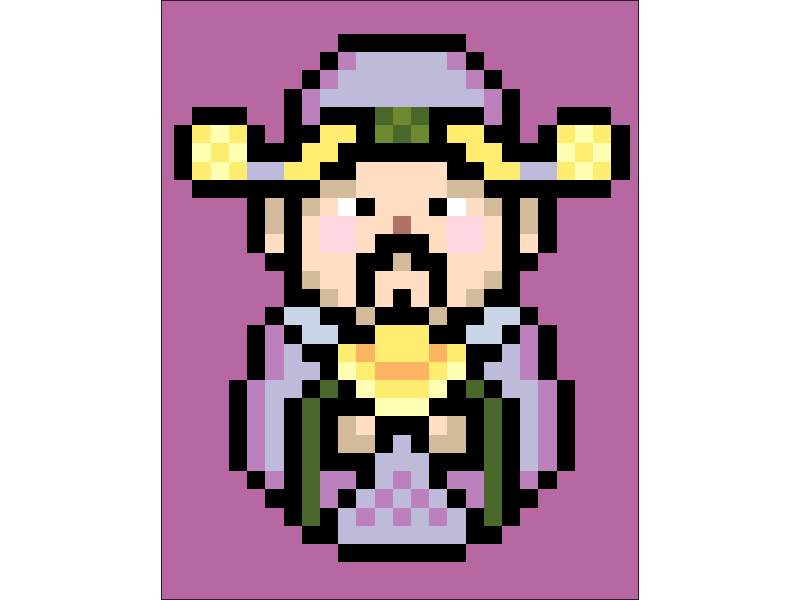

Write the R code that produced this figure. (Note: this script raises an error after producing the figure.)
library(reshape2)
library(ggplot2)

data <- structure(c(0L, 0L, 0L, 0L, 0L, 1L, 1L, 1L, 0L, 0L, 0L, 0L, 0L, 0L, 0L, 
                    0L, 0L, 0L, 0L, 0L, 0L, 0L, 0L, 0L, 0L, 0L, 0L, 0L, 0L, 0L, 
                    0L, 0L, 0L, 1L, 2L, 3L, 2L, 1L, 0L, 0L, 0L, 0L, 0L, 0L, 0L, 
                    0L, 0L, 0L, 0L, 0L, 0L, 0L, 0L, 0L, 0L, 0L, 0L, 0L, 0L, 0L, 
                    0L, 0L, 1L, 3L, 2L, 3L, 1L, 0L, 0L, 0L, 0L, 0L, 0L, 0L, 0L, 
                    0L, 0L, 0L, 0L, 0L, 0L, 0L, 0L, 0L, 0L, 0L, 0L, 0L, 0L, 0L, 
                    0L, 1L, 2L, 3L, 2L, 1L, 0L, 0L, 0L, 0L, 0L, 0L, 0L, 0L, 0L, 
                    0L, 1L, 1L, 1L, 1L, 1L, 0L, 0L, 0L, 0L, 0L, 0L, 0L, 0L, 0L, 
                    0L, 1L, 1L, 4L, 1L, 1L, 1L, 1L, 0L, 0L, 0L, 0L, 1L, 1L, 1L, 
                    5L, 5L, 5L, 5L, 5L, 1L, 0L, 0L, 0L, 0L, 0L, 0L, 0L, 0L, 0L, 
                    0L, 1L, 4L, 1L, 9L, 9L, 8L, 1L, 0L, 0L, 1L, 5L, 5L, 5L, 4L, 
                    4L, 4L, 4L, 4L, 5L, 1L, 0L, 0L, 0L, 0L, 0L, 0L, 1L, 1L, 1L, 
                    1L, 2L, 1L, 1L, 1L, 1L, 1L, 1L, 1L, 14L, 1L, 4L, 4L, 4L, 1L, 
                    1L, 1L, 1L, 1L, 1L, 1L, 0L, 0L, 0L, 0L, 1L, 5L, 5L, 1L, 2L, 
                    2L, 1L, 9L, 8L, 8L, 8L, 9L, 1L, 14L, 14L, 1L, 4L, 1L, 7L, 
                    7L, 7L, 7L, 7L, 7L, 7L, 1L, 0L, 0L, 1L, 5L, 4L, 1L, 2L, 2L, 
                    1L, 9L, 8L, 11L, 11L, 8L, 8L, 9L, 1L, 14L, 1L, 1L, 7L, 1L, 
                    1L, 1L, 1L, 5L, 5L, 1L, 1L, 0L, 1L, 5L, 4L, 4L, 1L, 2L, 1L, 
                    1L, 9L, 10L, 11L, 11L, 8L, 8L, 8L, 1L, 1L, 2L, 3L, 1L, 1L, 
                    9L, 9L, 1L, 5L, 1L, 4L, 4L, 1L, 1L, 4L, 4L, 4L, 1L, 1L, 1L, 
                    8L, 8L, 1L, 8L, 8L, 1L, 1L, 1L, 9L, 1L, 13L, 2L, 3L, 1L, 8L, 
                    9L, 1L, 1L, 4L, 5L, 4L, 1L, 1L, 4L, 4L, 4L, 7L, 6L, 1L, 8L, 
                    8L, 8L, 8L, 1L, 1L, 8L, 8L, 1L, 2L, 2L, 13L, 2L, 3L, 1L, 1L, 
                    4L, 4L, 5L, 4L, 4L, 1L, 1L, 4L, 4L, 4L, 6L, 7L, 1L, 8L, 8L, 
                    8L, 12L, 1L, 9L, 8L, 1L, 1L, 2L, 2L, 13L, 2L, 3L, 1L, 4L, 
                    4L, 5L, 4L, 5L, 4L, 1L, 1L, 4L, 4L, 4L, 7L, 6L, 1L, 8L, 8L, 
                    8L, 8L, 1L, 1L, 8L, 8L, 1L, 2L, 2L, 13L, 2L, 3L, 1L, 1L, 4L, 
                    4L, 5L, 4L, 4L, 1L, 1L, 4L, 4L, 4L, 1L, 1L, 1L, 8L, 8L, 1L, 
                    8L, 8L, 1L, 1L, 1L, 9L, 1L, 13L, 2L, 3L, 1L, 8L, 9L, 1L, 1L, 
                    4L, 5L, 4L, 1L, 1L, 5L, 4L, 4L, 1L, 2L, 1L, 1L, 9L, 10L, 
                    11L, 11L, 8L, 8L, 8L, 1L, 1L, 2L, 3L, 1L, 1L, 9L, 9L, 1L, 
                    5L, 1L, 4L, 4L, 1L, 0L, 1L, 5L, 4L, 1L, 2L, 2L, 1L, 9L, 8L,
                    11L, 11L, 8L, 8L, 9L, 1L, 14L, 1L, 1L, 7L, 1L, 1L, 1L, 1L, 
                    5L, 5L, 1L, 1L, 0L, 0L, 0L, 1L, 5L, 5L, 1L, 2L, 2L, 1L, 9L, 
                    8L, 8L, 8L, 9L, 1L, 14L, 14L, 1L, 4L, 1L, 7L, 7L, 7L, 7L, 
                    7L, 7L, 7L, 1L, 0L, 0L, 0L, 0L, 1L, 1L, 1L, 1L, 2L, 1L, 1L, 
                    1L, 1L, 1L, 1L, 1L, 14L, 1L, 4L, 4L, 4L, 1L, 1L, 1L, 1L, 1L, 
                    1L, 1L, 0L, 0L, 0L, 0L, 0L, 0L, 0L, 0L, 1L, 4L, 1L, 9L, 9L, 
                    8L, 1L, 0L, 0L, 1L, 5L, 5L, 5L, 4L, 4L, 4L, 4L, 4L, 5L, 1L, 
                    0L, 0L, 0L, 0L, 0L, 0L, 0L, 0L, 1L, 1L, 4L, 1L, 1L, 1L, 1L, 
                    0L, 0L, 0L, 0L, 1L, 1L, 1L, 5L, 5L, 5L, 5L, 5L, 1L, 0L, 0L, 
                    0L, 0L, 0L, 0L, 0L, 0L, 1L, 2L, 3L, 2L, 1L, 0L, 0L, 0L, 0L, 
                    0L, 0L, 0L, 0L, 0L, 0L, 1L, 1L, 1L, 1L, 1L, 0L, 0L, 0L, 0L, 
                    0L, 0L, 0L, 0L, 0L, 1L, 3L, 2L, 3L, 1L, 0L, 0L, 0L, 0L, 0L, 
                    0L, 0L, 0L, 0L, 0L, 0L, 0L, 0L, 0L, 0L, 0L, 0L, 0L, 0L, 0L, 
                    0L, 0L, 0L, 0L, 1L, 2L, 3L, 2L, 1L, 0L, 0L, 0L, 0L, 0L, 0L, 
                    0L, 0L, 0L, 0L, 0L, 0L, 0L, 0L, 0L, 0L, 0L, 0L, 0L, 0L, 0L, 
                    0L, 0L, 0L, 0L, 1L, 1L, 1L, 0L, 0L, 0L, 0L, 0L, 0L, 0L, 0L, 
                    0L, 0L, 0L, 0L, 0L, 0L, 0L, 0L, 0L, 0L, 0L, 0L, 0L), 
                  dim = c(29L, 25L), 
                  dimnames = list(NULL, c("V1", "V2", "V3", "V4", "V5", 
                                          "V6", "V7", "V8", "V9", "V10", 
                                          "V11", "V12", "V13", "V14", "V15", 
                                          "V16", "V17", "V18", "V19", "V20", 
                                          "V21", "V22", "V23", "V24", "V25")))

df <- as.matrix(data)

df_long <- melt(as.matrix(df))

colors_15 <- c(rgb(1, 0, 0, alpha = 0), "black", "#FFED6F", 
               "#FFFFB3", "#BEBADA", "#BC80BD", 
               "#6D8A2EFF", "#3F6820E8", "#FFDEC4FF",
               "#D2BA9AFF", "white", "#FFD8E1FF",
               "#AF735BD4", "#FDB462", "#CBD5E8")


p <- ggplot(df_long, aes(x = Var2, y = Var1, fill = factor(value))) +
  geom_tile(color = NA) +
  scale_fill_manual(
    values = colors_15,
    guide = "none"
    ) +
  scale_y_reverse() +  
  coord_fixed(ratio = 1) +
  theme_minimal() +
  theme(
    panel.grid = element_blank(),
    axis.text = element_blank(),    
    axis.ticks = element_blank(),
    axis.title = element_blank()
    ) +
theme(plot.background = element_rect(fill="#b768a2"))

ggsave("Caishen.png", p, 
       width = 5, height = 5.8,
       dpi = 300,
       limitsize = FALSE)

################################################################################
# make gif
################################################################################
library(gganimate)
library(transformr)

df_long$row <- df_long$Var1

df_long$time <- df_long$row

p_animated <- ggplot(df_long, aes(x = Var2, y = Var1, fill = factor(value))) +
  geom_tile(color = NA) +
  scale_fill_manual(
    values = colors_15,
    guide = "none"
    ) +
  scale_y_reverse() +
  coord_fixed(ratio = 1) +
  theme_minimal() +
  theme(
    panel.grid = element_blank(),
    axis.text = element_blank(),
    axis.ticks = element_blank(),
    axis.title = element_blank(),
    plot.background = element_rect(fill = "#b768a2")
    ) +
  transition_time(time) +
  ease_aes('linear') +
  shadow_mark() +
  labs(title = '招财进宝！像素进度：{round(frame_time/29*100, 0)}%')


animate(p_animated, 
        nframes = 30,  
        fps = 10,      
        width = 500, 
        height = 580,
        bg = "#b768a2",
        renderer = gifski_renderer("Caishen_animation.gif"))
